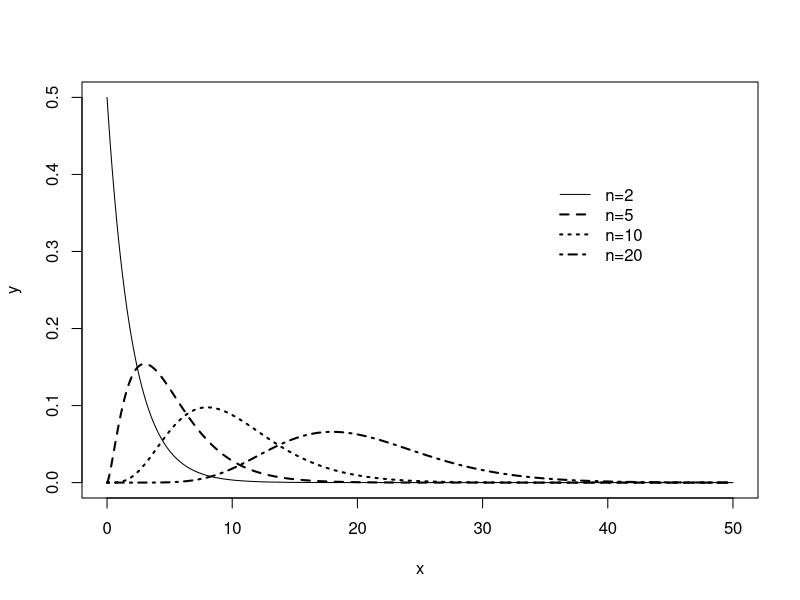

The R script that drew this image:
x<-seq(0,50,0.01)
n1<-2
n2<-5
n3<-10
n4<-20

plot(x,dchisq(x,n1),type="l",xlab="x",ylab="y")
lines(x,dchisq(x,n2),lty=2,lwd=2)
lines(x,dchisq(x,n3),lty=3,lwd=2)
lines(x,dchisq(x,n4),lty=4,lwd=2)

legend(35,0.4,c("n=2","n=5","n=10","n=20"),lty=c(1,2,3,4),lwd=c(1,2,2,2),bty="n")
